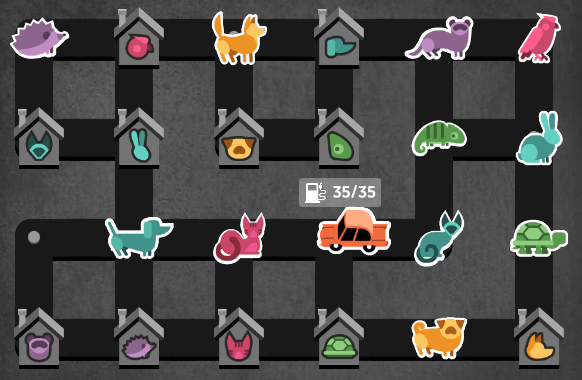
#> input picture TC8_4_7_25/pet_det_TC8_4_7_25_lv20.png, 582 x 380 px
$ python detect_subjects.py TC8_4_7_25/pet_det_TC8_4_7_25_lv20.png TC8_4_7_25
#> lines starting #> are read from the running program, lines starting #| are printed output that depends on the picture
import cv2
import numpy as np
import os
import sys
from glob import glob

def non_max_suppression_fast(boxes, overlapThresh=0.5):
    if len(boxes) == 0:
        return []

    boxes = np.array(boxes)
    pick = []

    x1 = boxes[:,0]
    y1 = boxes[:,1]
    x2 = boxes[:,2]
    y2 = boxes[:,3]
    scores = boxes[:,4]

    area = (x2 - x1 + 1) * (y2 - y1 + 1)
    idxs = np.argsort(scores)[::-1]

    while len(idxs) > 0:
        i = idxs[0]
        pick.append(i)

        xx1 = np.maximum(x1[i], x1[idxs[1:]])
        yy1 = np.maximum(y1[i], y1[idxs[1:]])
        xx2 = np.minimum(x2[i], x2[idxs[1:]])
        yy2 = np.minimum(y2[i], y2[idxs[1:]])

        w = np.maximum(0, xx2 - xx1 + 1)
        h = np.maximum(0, yy2 - yy1 + 1)

        overlap = (w * h) / area[idxs[1:]]

        idxs = idxs[np.where(overlap <= overlapThresh)[0] + 1]

    return pick

def find_subjects_in_image(test_img, subject_imgs, threshold=0.9, nms_thresh=0.3):
    matches = []
    subject_found_flags = {}

    for subject_id, (subject_name, subject) in enumerate(subject_imgs):
        h, w = subject.shape[:2]
        result = cv2.matchTemplate(test_img, subject, cv2.TM_CCOEFF_NORMED)
        loc = np.where(result >= threshold)

        boxes = []
        for pt in zip(*loc[::-1]):
            score = result[pt[1], pt[0]]
            boxes.append([pt[0], pt[1], pt[0] + w, pt[1] + h, score])

        keep = non_max_suppression_fast(boxes, overlapThresh=nms_thresh)

        found_any = False
        for i in keep:
            found_any = True
            x1, y1, x2, y2, score = boxes[i]
            matches.append({
                'subject_id': subject_id,
                'subject_name': os.path.basename(subject_name),
                'top_left': (int(x1), int(y1)),
                'bottom_right': (int(x2), int(y2)),
                'center': (int((x1 + x2) // 2), int((y1 + y2) // 2)),
                'score': float(score)
            })

        subject_found_flags[os.path.basename(subject_name)] = found_any

    return matches, subject_found_flags

def load_subject_images(folder):
    image_paths = sorted(glob(os.path.join(folder, "*.*")))
    valid_exts = {'.png', '.jpg', '.jpeg', '.bmp'}
    subject_imgs = []
    for path in image_paths:
        if os.path.splitext(path)[1].lower() in valid_exts:
            img = cv2.imread(path, cv2.IMREAD_GRAYSCALE)
            if img is not None:
                subject_imgs.append((path, img))
    return subject_imgs

def main():
    if len(sys.argv) != 3:
        print("Usage: python detect_subjects.py <test_image_path> <subject_folder>")
        sys.exit(1)

    test_image_path = sys.argv[1]
    subject_folder = sys.argv[2]

    test_img = cv2.imread(test_image_path, cv2.IMREAD_GRAYSCALE)
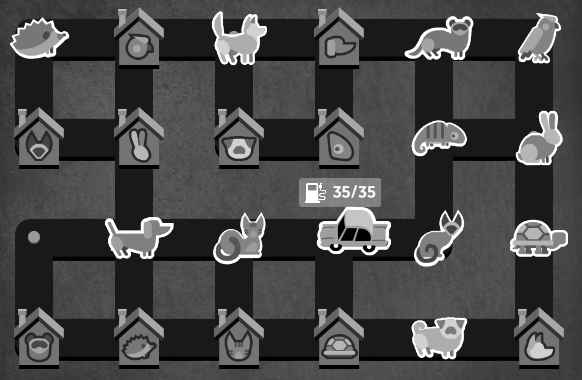
#> test_img: shape (380, 582); min 0, max 255, mean 70.6
    if test_img is None:
        print(f"Error: Could not load test image: {test_image_path}")
        sys.exit(1)

    subject_imgs = load_subject_images(subject_folder)
#> subject_imgs = 1 item
    if not subject_imgs:
        print(f"Error: No valid subject images found in folder: {subject_folder}")
        sys.exit(1)

    matches, subject_found_flags = find_subjects_in_image(test_img, subject_imgs)
#> the loop in find_subjects_in_image, `for subject_id, (subject_name, subject) in enumerate(subject_imgs):` made 1 pass
#> (subject_id, subject_name, h, w, result, x1 in non_max_suppression_fast, y1 in non_max_suppression_fast, x2 in non_max_suppression_fast) on pass 1: (0, 'TC8_4_7_25/pet_det_TC8_4_7_25_lv20.png', 380, 582, [1], [0], [0], [582])
#> after the loop in find_subjects_in_image, `for subject_id, (subject_name, subject) in enumerate(subject_imgs):`: subject_found_flags = {'pet_det_TC8_4_7_25_lv20.png': True}
#> matches = 1 item; subject_found_flags = {'pet_det_TC8_4_7_25_lv20.png': True}

    print("\nDetected subject positions:")
    for match in matches:
        print(f"{match['subject_name']} at {match['top_left']} to {match['bottom_right']} "
              f"(center: {match['center']}, score: {match['score']:.2f})")
#> this loop made 1 pass
#| pet_det_TC8_4_7_25_lv20.png at (0, 0) to (582, 380) (center: (291, 190), score: 1.00)

    missing_subjects = [name for name, found in subject_found_flags.items() if not found]
#> missing_subjects = []
    if missing_subjects:
        print("\n⚠️ Templates NOT found in the test image:")
        for name in missing_subjects:
            print(f"- {name}")
    else:
        print("\n✅ All templates found in the test image.")

if __name__ == "__main__":
    main()
